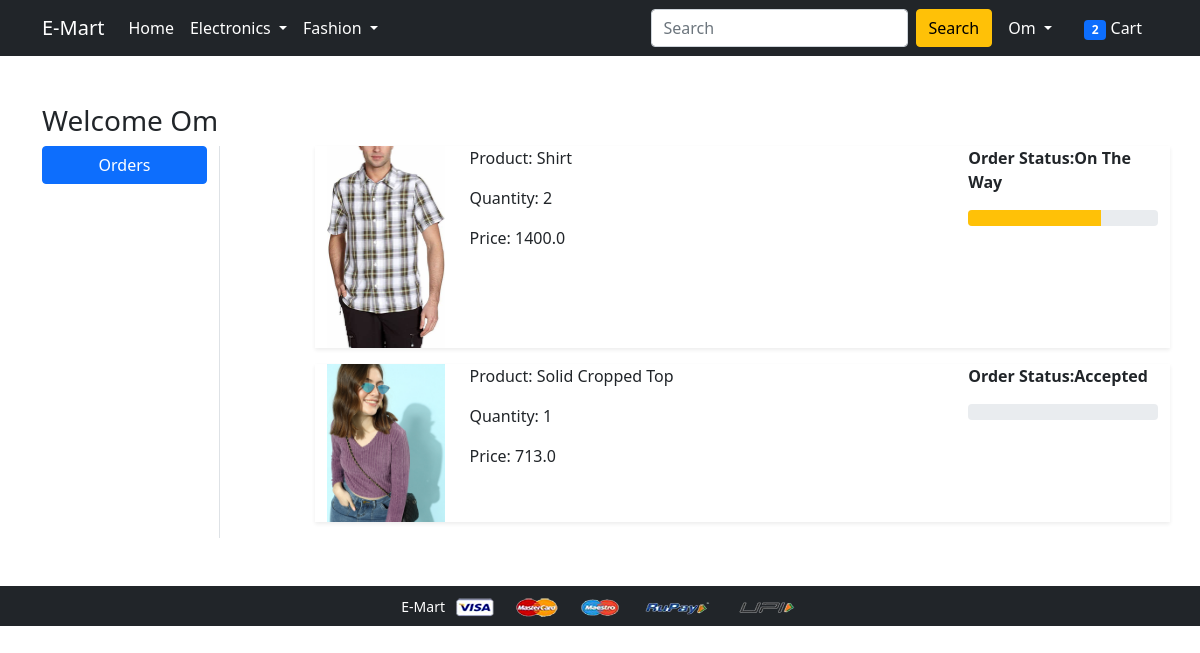
The app's page /orders/ (signed in) with its own data.
### app/models.py (models this page shows, shortened)
class OrderPlaced(models.Model):
    id=models.AutoField(primary_key=True) # this one give primary key issue
    user=models.ForeignKey(User,on_delete=models.CASCADE)
    customer=models.ForeignKey(Customer,on_delete=models.CASCADE)
    product=models.ForeignKey(Product,on_delete=models.CASCADE)
    quantity=models.PositiveIntegerField(default=1)
    ordered_date=models.DateTimeField(auto_now_add=True)
    status=models.CharField(max_length=50,choices=STATUS_CHOICES,default='Pending')
    @property
    def total_cost(self):
        return self.quantity*self.product.discounted_price

class Product(models.Model):
    id=models.AutoField(primary_key=True)
    title=models.CharField(max_length=100)
    selling_price=models.FloatField()
    discounted_price=models.FloatField()
    description=models.TextField()
    brand=models.CharField(max_length=100)
    category=models.CharField(choices=CATEGORY_CHOICE,max_length=2)
    upload_image = models.ImageField(upload_to ='uploads/')

### app/views.py (the view)
# urls.py: path('orders/', views.orders, name='orders'),
@login_required
def orders(request):
    totalitem = get_items_count_in_cart(request)
    op = OrderPlaced.objects.filter(user=request.user)
    return render(request, 'app/orders.html', {'order_placed': op, 'totalitem': totalitem})

### app/views.py (called while the page is built)
def get_items_count_in_cart(request):
    totalitem = 0
    if request.user.is_authenticated:
        cart = Cart.objects.filter(user=request.user)
        for b in cart:
            totalitem += b.quantity
    return totalitem

### app/templates/app/orders.html (shortened to what this page needs)
{% extends 'app/base.html' %}
{% load static %}
{% block main-content %}
<div class="container my-5">
 <div class="row">
 <h3>Welcome <span class="text-capitalize">{{request.user}}</span></h3>
  <div class="col-sm-2 border-end">
   <ul class="list-unstyled">
    <li class="d-grid"><a href="{% url 'orders' %}" class="btn btn-primary">Orders</a></li>
   </ul>
  </div>
  <div class="col-sm-9 offset-sm-1">
    {% for op in order_placed %}
   <div class="row shadow-sm mb-3">
    <div class="col-sm-2">
        <img src="{{op.product.upload_image.url}}" alt="" srcset="" class="img-fluid" height="150" width="150">
    </div>
    <div class="col-sm-7">
        <p>Product: {{op.product.title}}</p>
        <p>Quantity: {{op.quantity}}</p>
        <p>Price: {{op.total_cost}}</p>
    </div>
    <div class="col-sm-3 fw-bold">
        <p>Order Status:{{op.status}}</p>
        {% if op.status == 'Accepted' %}
        <div class="progress">
            <div class="prograss-bar" role="progressbar" style="width: 20%" aria-valuenow="20" aria-valuemin="0" aria-valuemax="100"> </div>
        </div>
        {% endif %}
        {% if op.status == 'On The Way' %}
        <div class="progress">
            <div class="prograss-bar bg-warning" role="progressbar" style="width: 70%" aria-valuenow="70" aria-valuemin="0" aria-valuemax="100"> </div>
        </div>
        {% endif %}
    </div>
   </div>
   {% endfor %}
  </div>
 </div>
</div>
{% endblock main-content %}

### app/templates/app/base.html (shortened to what this page needs)
<!doctype html>
{% load static %}
<html lang="en">
  <head>
    <link href="https://cdn.jsdelivr.net/npm/bootstrap@5.0.0-beta1/dist/css/bootstrap.min.css" rel="stylesheet">
    <link rel="stylesheet" href="{% static 'app/css/owl.carousel.min.css' %}">
    <link rel="stylesheet" href="{% static 'app/css/all.min.css' %}">
    <link rel="stylesheet" href="{% static 'app/css/style.css' %}">
  </head>
  <body>
    <nav class="navbar navbar-expand-lg navbar-dark bg-dark">
     <div class="container">
       <a class="navbar-brand" href="/">E-Mart</a>
       <div class="collapse navbar-collapse" id="navbarSupportedContent">
         <ul class="navbar-nav me-auto mb-2 mb-lg-0">
           <li class="nav-item">
             <a class="nav-link active" aria-current="page" href="/">Home</a>
           </li>
           <li class="nav-item dropdown">
             <a class="nav-link dropdown-toggle text-white" href="#" id="electronicsDropdown" role="button" data-bs-toggle="dropdown" aria-expanded="false">
               Electronics
             </a>
           </li>
           <li class="nav-item dropdown">
             <a class="nav-link dropdown-toggle text-white" href="#" id="fashionDropdown" role="button" data-bs-toggle="dropdown" aria-expanded="false">
               Fashion
             </a>
           </li>
         </ul>
         <form class="d-flex" method="get" action="/search">
          <input class="form-control me-2" type="search" placeholder="Search" aria-label="Search" name="search">
          <button class="btn btn-warning" type="submit">Search</button>
        </form>
         <div>
          <ul class="navbar-nav me-auto mb-2 mb-lg-0">
            {% if request.user.is_authenticated  %}
           <li class="nav-item dropdown mx-2">
              <a class="nav-link dropdown-toggle text-white" href="#" id="profileDropdown" role="button" data-bs-toggle="dropdown" aria-expanded="false">
                {{request.user.username|capfirst}}
              </a>
            </li>
            <li class="nav-item mx-2">
             <a href="{% url 'showcart' %}" class="nav-link text-white"><span class="badge bg-primary">{{totalitem}}</span> Cart </a>
            </li>
            {% endif %}
          </ul>
         </div>
       </div>
     </div>
    </nav>
    {% block main-content %} {% endblock main-content %}
    <footer class="container-fluid bg-dark text-center p-2 mt-5">
        <small class="text-white">  E-Mart  </small>
        <img src="{% static 'app/images/payment.png' %}" alt="" srcset="" class="img-fluid" height="2px">
    </footer>
  </body>
</html>

### records on screen
OrderPlaced: product.upload_image (picture), product "Shirt", quantity "2", total_cost "1400.0", status "On The Way"
OrderPlaced: product.upload_image (picture), product "Solid Cropped Top", quantity "1", total_cost "713.0", status "Accepted"

### other values on screen
{{ request.user.username|capfirst }} "Om"
{{ totalitem }} "2"
{{ request.user }} "Om"
